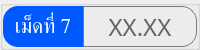
                     <widget class="QGroupBox" name="thickness_val_group_7">
                      <property name="minimumSize">
                       <size>
                        <width>0</width>
                        <height>50</height>
                       </size>
                      </property>
                      <property name="maximumSize">
                       <size>
                        <width>16777215</width>
                        <height>50</height>
                       </size>
                      </property>
                      <property name="styleSheet">
                       <string notr="true">color: rgb(255, 255, 255);</string>
                      </property>
                      <layout class="QHBoxLayout" name="horizontalLayout_25">
                       <property name="spacing">
                        <number>0</number>
                       </property>
                       <property name="leftMargin">
                        <number>0</number>
                       </property>
                       <property name="topMargin">
                        <number>0</number>
                       </property>
                       <property name="rightMargin">
                        <number>0</number>
                       </property>
                       <property name="bottomMargin">
                        <number>0</number>
                       </property>
                       <item>
                        <widget class="QLabel" name="thickness_val_title_7">
                         <property name="minimumSize">
                          <size>
                           <width>80</width>
                           <height>0</height>
                          </size>
                         </property>
                         <property name="maximumSize">
                          <size>
                           <width>80</width>
                           <height>16777215</height>
                          </size>
                         </property>
                         <property name="font">
                          <font>
                           <family>Kanit</family>
                           <pointsize>16</pointsize>
                           <italic>false</italic>
                           <bold>false</bold>
                           <underline>false</underline>
                           <strikeout>false</strikeout>
                          </font>
                         </property>
                         <property name="styleSheet">
                          <string notr="true">background-color: #0059fe;
border-top-left-radius: 15px;
border-bottom-left-radius: 15px;</string>
                         </property>
                         <property name="text">
                          <string>เม็ดที่ 7</string>
                         </property>
                         <property name="alignment">
                          <set>Qt::AlignCenter</set>
                         </property>
                        </widget>
                       </item>
                       <item>
                        <widget class="QFrame" name="thickness_val_frame_7">
                         <property name="minimumSize">
                          <size>
                           <width>0</width>
                           <height>0</height>
                          </size>
                         </property>
                         <property name="styleSheet">
                          <string notr="true">border: solid;
border-width: 1px;
border-color: rgb(121, 121, 121);
border-top-right-radius: 15px;
border-bottom-right-radius: 15px;</string>
                         </property>
                         <property name="frameShape">
                          <enum>QFrame::StyledPanel</enum>
                         </property>
                         <property name="frameShadow">
                          <enum>QFrame::Raised</enum>
                         </property>
                         <layout class="QHBoxLayout" name="horizontalLayout_26">
                          <item>
                           <widget class="QPushButton" name="thickness_val_7">
                            <property name="font">
                             <font>
                              <family>Kanit</family>
                              <pointsize>18</pointsize>
                             </font>
                            </property>
                            <property name="styleSheet">
                             <string notr="true">border: none;
color: rgb(100, 100, 100);</string>
                            </property>
                            <property name="text">
                             <string>XX.XX</string>
                            </property>
                           </widget>
                          </item>
                         </layout>
                        </widget>
                       </item>
                      </layout>
                     </widget>
